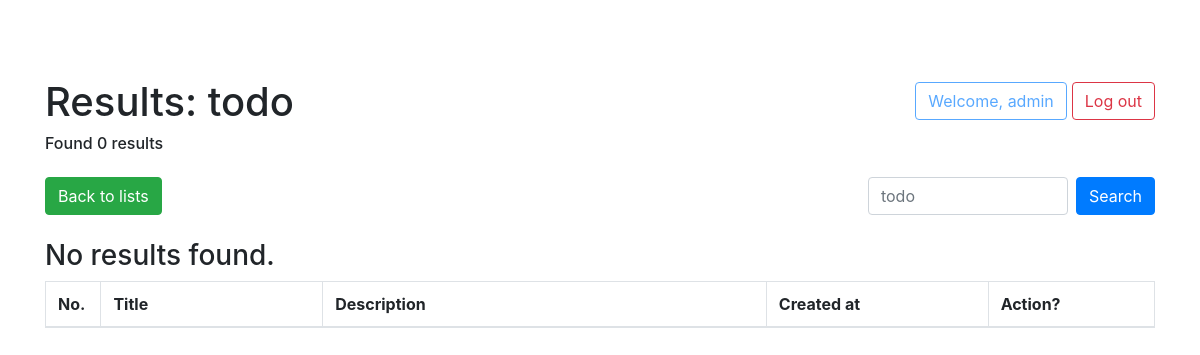
The page /task/search/?search=todo (signed in) on the database as committed earlier.
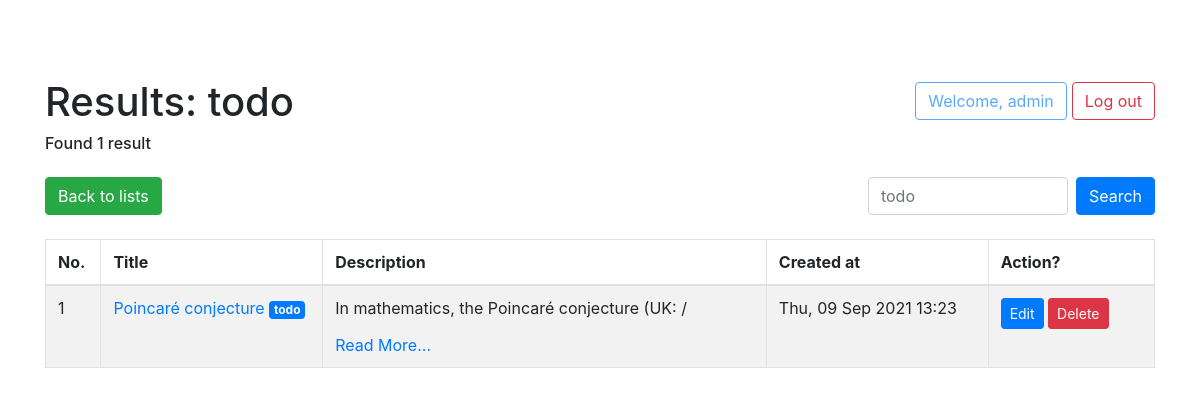
The same page on the database as committed later.
### task/models.py (models this page shows, shortened)
class Task(models.Model):
    class TaskStatus(models.TextChoices):
        TODO = 'todo', gettext_lazy('Todo')
        IN_PROGRESS = 'in_progress', gettext_lazy('In Progress')
        CLOSED = 'closed', gettext_lazy('Closed')
        CANCELED = 'canceled', gettext_lazy('Canceled')
    title = models.CharField(max_length=100)
    description = models.TextField()
    status = models.CharField(
        max_length=20,
        choices=TaskStatus.choices,
        default=TaskStatus.TODO,
    )
    created_at = models.DateTimeField(auto_now_add=True)
    updated_at = models.DateTimeField(auto_now=True)
    due_date = models.DateTimeField(null=True, blank=True)
    class Meta:
        db_table = 'tasks'

### task/views.py (the view)
# urls.py: path('search/', search, name='search'),
@login_required
def search(request):
    results = []
    if request.method == "GET":
        query = request.GET.get('search')
        if query == '':
            query = 'None'
        results = Task.objects.filter(Q(title__icontains=query) | Q(description__icontains=query) | Q(status__icontains=query))
    return render(request, 'search.html', {'query': query, 'results': results})

### templates/search.html (shortened to what this page needs)
{% extends "base.html" %}
{% block content %}
<body>
    <br/></br/>
    <div class="container">
        {% if query %}
            <div>
                <a href="{% url 'logout' %}" class="float-right btn btn-outline-danger mt-1">Log out</a>
                <button class="float-right btn btn-outline-primary mt-1" style="margin-right: 5px;" disabled>Welcome, {{ user.username }}</button>
            </div>
            <h1>Results: {{ query }}</h1>
            {% with results.count as total_results %}
                <h6 style="text-align: left">Found {{ total_results }} result{{ total_results|pluralize }}</h6>
            {% endwith %}
            <form action="{% url 'task:search' %}" method="get">
                <button class="float-right btn btn-primary mt-3" type="submit">Search</button>
                <input class="float-right form-control mt-3 mr-sm-2" style="width: 200px;" name="search" type="search" placeholder="{{ query }}" aria-label="Test">
            </form>
            <div>
                <a href="{% url 'task:index' %}" class="btn btn-success mt-2">Back to lists</a>
            </div>
            <br>
            <table class="table table-bordered table-striped sortable">
                <thead>
                <tr>
                    <th width="5%">No.</th>
                    <th width="20%">Title</th>
                    <th width="40%">Description</th>
                    <th width="20%">Created at</th>
                    <th width="15%">Action?</th>
                </tr>
                </thead>
                <tbody>
                    {% for task in results %}
                        <tr>
                            <td>{{ forloop.counter }}</td>
                            <td>
                                <a href="{% url 'task:detail' task.id %}">
                                    {{ task.title }}
                                </a>
                                {% if task.status == 'todo' %}
                                    <span class="badge badge-primary">{{ task.status }}</span>
                                {% elif task.status == 'in_progress' %}
                                    <span class="badge badge-success">{{ task.status }}</span>
                                {% elif task.status == 'canceled' %}
                                    <span class="badge badge-danger">{{ task.status }}</span>
                                {% elif task.status == 'closed' %}
                                    <span class="badge badge-secondary">{{ task.status }}</span>
                                {% endif %}
                            </td>
                            {% if task.description|length > 50 %}
                                <td>
                                    <p style="max-width: 100%; max-height: 21px; overflow-y: hidden; text-overflow: ellipsis;">
                                        {{ task.description }}
                                    </p>
                                    <a href="{% url 'task:detail' task.id %}">
                                        Read More...
                                    </a>
                                </td>
                            {% else %}
                                <td>{{ task.description }}</td>
                            {% endif %}
                            <td>{{ task.created_at|date:"D, d M Y H:i" }}</td>
                            <td>
                                <a href="{% url 'task:edit' task.id %}" class="btn btn-primary btn-sm">Edit</a>
                                <a href="{% url 'task:delete' task.id %}" class="btn btn-danger btn-sm">Delete</a>
                            </td>
                        </tr>
                    {% empty %}
                        <h3>No results found.</h3>
                    {% endfor %}
                </tbody>
            </table>
        {% endif %}
    </div>
</body>
{% endblock %}

Rows that differ between the two databases and show on the page:
added Task: status "todo", title "Poincaré conjecture", description "In mathematics, the Poincaré conjecture (UK:…", created_at "Thu, 09 Sep 2021 13:23"
Other text that changed with them:
{{ total_results }}: "0" → "1"
{{ query }}: "todo" → (not shown)
text no longer shown: "No results found."
